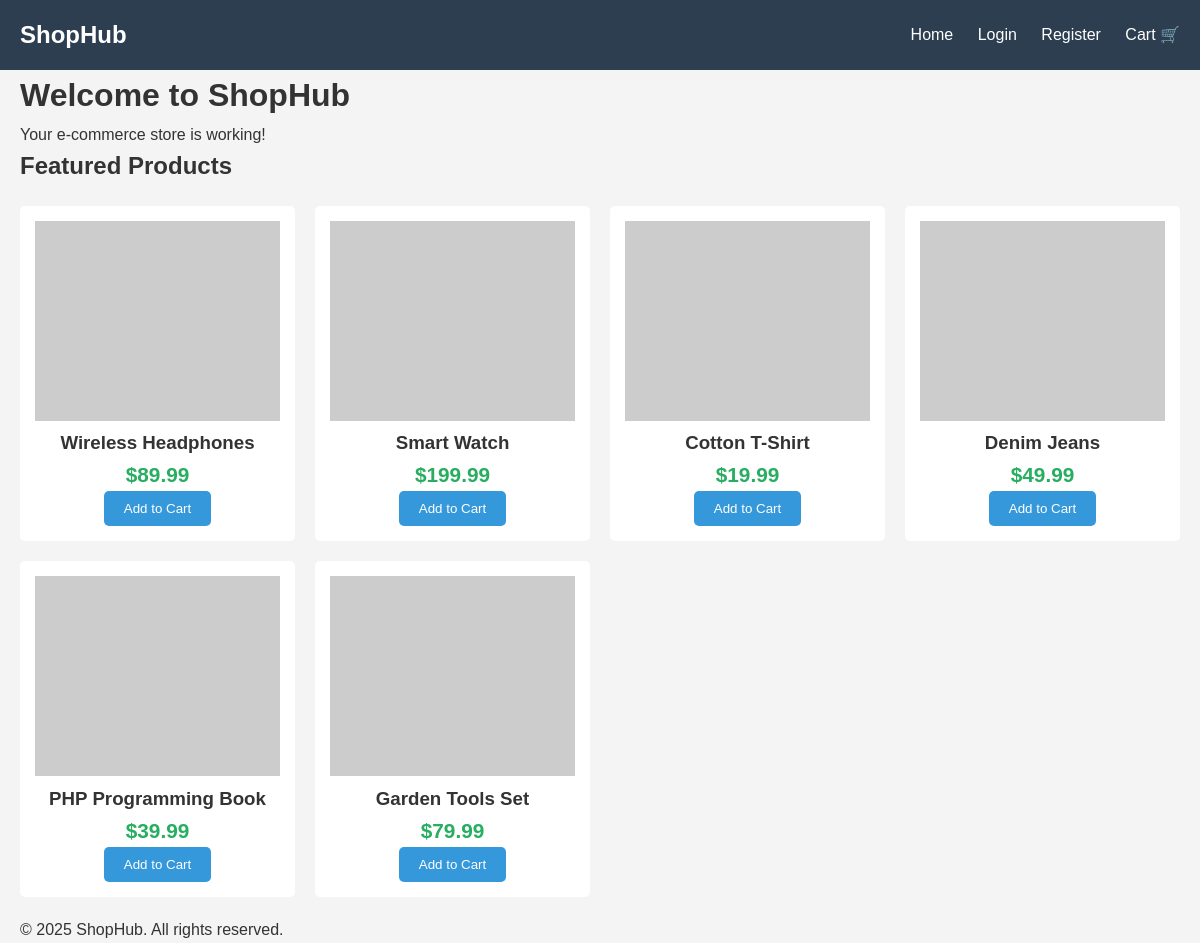
The page / on the database its author committed.
### tables this page shows
CREATE TABLE `products` (
    `id` INT PRIMARY KEY AUTO_INCREMENT,
    `category_id` INT,
    `name` VARCHAR(100) NOT NULL,
    `description` TEXT,
    `price` DECIMAL(10,2) NOT NULL,
    `stock_quantity` INT DEFAULT 0,
    `image_url` VARCHAR(255),
    `created_at` TIMESTAMP DEFAULT CURRENT_TIMESTAMP,
    FOREIGN KEY (`category_id`) REFERENCES `categories`(`id`) ON DELETE SET NULL
);

### includes/functions.php (called while the page is built, shortened)
<?php
function isLoggedIn() {
    return isset($_SESSION['user_id']);
}
?>

### public/index.php (the view, shortened to what this page needs)
<?php
require_once __DIR__ . '/../includes/config.php';
require_once INCLUDES_PATH . '/header.php';
?>
<h1>Welcome to <?php echo SITE_NAME; ?></h1>
<p>Your e-commerce store is working!</p>
<?php
try {
    $stmt = $pdo->query("SELECT * FROM products LIMIT 6");
    $products = $stmt->fetchAll(PDO::FETCH_ASSOC);
    if ($products) {
        echo "<h2>Featured Products</h2>";
        echo "<div class='products-grid'>";
        foreach ($products as $product) {
            echo "<div class='product-card'>";
            echo "<img src='" . htmlspecialchars($product['image_url']) . "' alt='" . htmlspecialchars($product['name']) . "'>";
            echo "<h3>" . htmlspecialchars($product['name']) . "</h3>";
            echo "<p class='price'>$" . number_format($product['price'], 2) . "</p>";
            echo "<form method='POST' action='add_to_cart.php'>";
            echo "<button type='submit'>Add to Cart</button>";
            echo "</form>";
            echo "</div>";
        }
        echo "</div>";
    } else {
        echo "<p>No products found in database.</p>";
    }
} catch (PDOException $e) {
    echo "<p>Error loading products: " . $e->getMessage() . "</p>";
}
?>
<?php require_once INCLUDES_PATH . '/footer.php'; ?>

### includes/header.php (shortened to what this page needs)
<!DOCTYPE html>
<html lang="en">
<head>
    <link rel="stylesheet" href="<?php echo ASSETS_PATH; ?>/css/style.css">
</head>
<body>
    <header>
        <div class="container">
            <div class="header-content">
                <div class="logo">
                    <a href="<?php echo SITE_URL; ?>/public/index.php"><?php echo SITE_NAME; ?></a>
                </div>
                <nav>
                    <a href="<?php echo SITE_URL; ?>/public/index.php">Home</a>
                    <?php if (isLoggedIn()): ?>
                        <a href="<?php echo SITE_URL; ?>/public/profile.php">Profile</a>
                        <a href="<?php echo SITE_URL; ?>/public/orders.php">My Orders</a>
                        <a href="<?php echo SITE_URL; ?>/public/logout.php">Logout</a>
                    <?php else: ?>
                        <a href="<?php echo SITE_URL; ?>/public/login.php">Login</a>
                        <a href="<?php echo SITE_URL; ?>/public/register.php">Register</a>
                    <?php endif; ?>
                    <a href="<?php echo SITE_URL; ?>/public/cart.php" class="cart-icon">
                        Cart 🛒
                    </a>
                </nav>
            </div>
        </div>
    </header>
    <main class="container">

### includes/footer.php (shortened to what this page needs)
    </main>
    <footer>
        <div class="container">
            <p>&copy; <?php echo date('Y'); ?> <?php echo SITE_NAME; ?>. All rights reserved.</p>
        </div>
    </footer>
</body>
</html>

### public/assets/css/style.css (style rules this page uses)
* { margin: 0; padding: 0; box-sizing: border-box; }
body { font-family: Arial, sans-serif; line-height: 1.6; background: #f4f4f4; color: #333; }
.container { max-width: 1200px; margin: 0 auto; padding: 0 20px; }
header { background: #2c3e50; color: #fff; padding: 1rem 0; }
.header-content { display: flex; justify-content: space-between; align-items: center; }
.logo a { font-size: 1.5rem; font-weight: bold; color: #fff; text-decoration: none; }
nav a { color: #fff; text-decoration: none; margin-left: 20px; }
.cart-icon { position: relative; }
.products-grid { display: grid; grid-template-columns: repeat(auto-fill, minmax(250px, 1fr)); gap: 20px; margin: 20px 0; }
.product-card { background: #fff; padding: 15px; border-radius: 5px; text-align: center; }
.product-card img { width: 100%; height: 200px; object-fit: cover; }
.price { color: #27ae60; font-size: 1.3rem; font-weight: bold; }
button { background: #3498db; color: white; padding: 10px 20px; border: none; border-radius: 5px; cursor: pointer; }

### rows shown on the page
products: name "Wireless Headphones", price "89.99"
products: name "Smart Watch", price "199.99"
products: name "Cotton T-Shirt", price "19.99"
products: name "Denim Jeans", price "49.99"
products: name "PHP Programming Book", price "39.99"
products: name "Garden Tools Set", price "79.99"

### other values the page prints
SITE_NAME "ShopHub"
